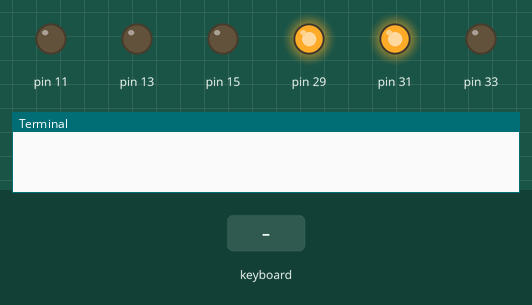
Recording of a program running on a simulated Raspberry Pi (header pin numbers). On the bench: output pins drawn as LEDs (lit = HIGH), the last lines printed to the terminal. Inputs (shaded band) come from the test bench.

Above: at 1.2 s.
1.3 s: key up typed on the keyboard
At 1.6 s:
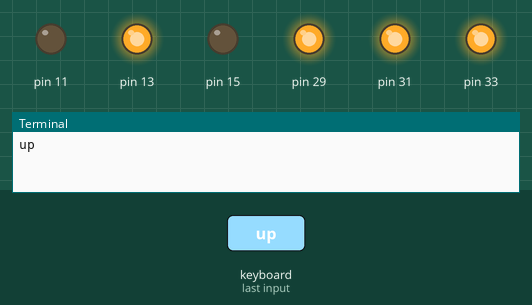
2.8 s: key down typed on the keyboard
At 3.9 s:
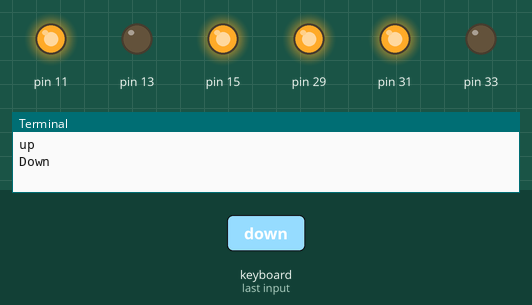
4.3 s: key right typed on the keyboard
At 5.1 s:
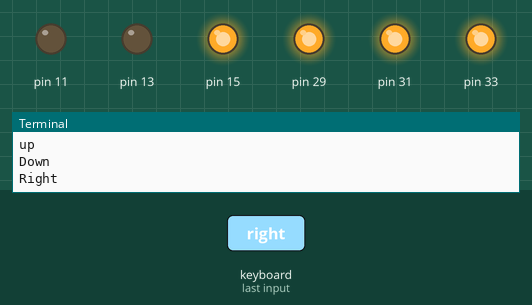
5.8 s: key left typed on the keyboard
At 6.2 s:
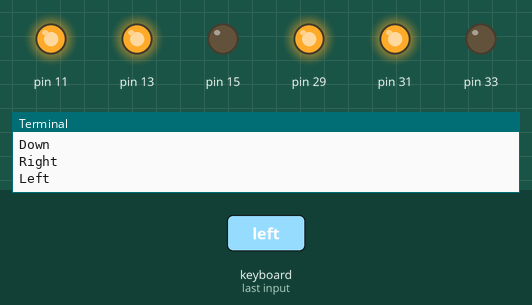
Timing chart, 0 to 8.3 s (numbered marks = the images above; inputs shaded):
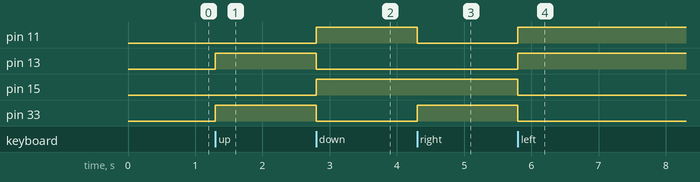

The program:

H_bridge.py
```python
# All credit to Jithin Sanal who posted this on Hackster.io
# H_bridge
# Run by using terminal like so:
# python H_bridge

import RPi.GPIO as GPIO ## import GPIO library
import curses #

GPIO.setwarnings(False)

screen = curses.initscr()
curses.noecho()
curses.cbreak()
screen.keypad(True)

GPIO.setmode(GPIO.BOARD)
GPIO.setup(33, GPIO.OUT)
GPIO.setup(11, GPIO.OUT)

GPIO.setup(13, GPIO.OUT)
GPIO.setup(15, GPIO.OUT)

GPIO.setup(29, GPIO.OUT)
GPIO.setup(31, GPIO.OUT)

GPIO.output(29, True)
GPIO.output(31, True)
try:
    while True:
        char = screen.getch()
        if char ==ord('q'):
            break
        elif char == curses.KEY_UP:
            print("up")
            GPIO.output(33, True)
            GPIO.output(11, False)
            GPIO.output(13, True)
            GPIO.output(15, False)

        elif char == curses.KEY_DOWN:
            print("Down")
            GPIO.output(33, False)
            GPIO.output(11, True)
            GPIO.output(13, False)
            GPIO.output(15, True)

        elif char == curses.KEY_RIGHT:
            print("Right")
            GPIO.output(33, True)
            GPIO.output(11, False)
            GPIO.output(13, False)
            GPIO.output(15, True)

        elif char == curses.KEY_LEFT:
            print("Left")
            GPIO.output(33, False)
            GPIO.output(11, True)
            GPIO.output(13, True)
            GPIO.output(15, False)

        elif char == 10:
            print("Stop")
            GPIO.output(33, False)
            GPIO.output(11, False)
            GPIO.output(13, False)
            GPIO.output(15, False)

finally:
    #Close down curses properly, inc turn echo back on!
    curses.nobreak(); screen.keypad(0); curses.echo()
    curses.endwin()
```

Measured:
- after the input at 1.3 s, pin 13, pin 33: LOW → HIGH at once
- after the input at 2.8 s, pin 11, pin 15: LOW → HIGH at once; pin 13, pin 33: HIGH → LOW at once
- after the input at 4.3 s, pin 11: HIGH → LOW at once; pin 33: LOW → HIGH at once
- after the input at 5.8 s, pin 11, pin 13: LOW → HIGH at once; pin 15, pin 33: HIGH → LOW at once
